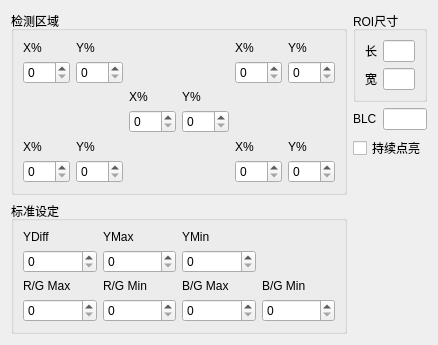
<?xml version="1.0" encoding="UTF-8"?>
<ui version="4.0">
 <class>ConfWidget</class>
 <widget class="QWidget" name="ConfWidget">
  <property name="geometry">
   <rect>
    <x>0</x>
    <y>0</y>
    <width>435</width>
    <height>345</height>
   </rect>
  </property>
  <property name="windowTitle">
   <string>Form</string>
  </property>
  <layout class="QGridLayout" name="gridLayout_4">
   <item row="1" column="0">
    <widget class="QGroupBox" name="groupBox_2">
     <property name="sizePolicy">
      <sizepolicy hsizetype="Expanding" vsizetype="Preferred">
       <horstretch>0</horstretch>
       <verstretch>0</verstretch>
      </sizepolicy>
     </property>
     <property name="title">
      <string>标准设定</string>
     </property>
     <layout class="QGridLayout" name="gridLayout_2">
      <item row="2" column="0">
       <widget class="QLabel" name="label_15">
        <property name="text">
         <string>R/G Max</string>
        </property>
       </widget>
      </item>
      <item row="0" column="1">
       <widget class="QLabel" name="label_11">
        <property name="text">
         <string>YMax</string>
        </property>
       </widget>
      </item>
      <item row="0" column="0">
       <widget class="QLabel" name="label_12">
        <property name="text">
         <string>YDiff</string>
        </property>
       </widget>
      </item>
      <item row="0" column="2">
       <widget class="QLabel" name="label_13">
        <property name="text">
         <string>YMin</string>
        </property>
       </widget>
      </item>
      <item row="2" column="2">
       <widget class="QLabel" name="label_17">
        <property name="text">
         <string>B/G Max</string>
        </property>
       </widget>
      </item>
      <item row="2" column="3">
       <widget class="QLabel" name="label_18">
        <property name="text">
         <string>B/G Min</string>
        </property>
       </widget>
      </item>
      <item row="2" column="1">
       <widget class="QLabel" name="label_16">
        <property name="text">
         <string>R/G Min</string>
        </property>
       </widget>
      </item>
      <item row="1" column="1">
       <widget class="QSpinBox" name="m_spinBoxYMax">
        <property name="maximum">
         <number>100</number>
        </property>
       </widget>
      </item>
      <item row="1" column="2">
       <widget class="QSpinBox" name="m_spinBoxYMin">
        <property name="maximum">
         <number>100</number>
        </property>
       </widget>
      </item>
      <item row="1" column="0">
       <widget class="QSpinBox" name="m_spinBoxYDiff">
        <property name="maximum">
         <number>100</number>
        </property>
       </widget>
      </item>
      <item row="3" column="0">
       <widget class="QSpinBox" name="m_spinBoxRGRatioMax">
        <property name="maximum">
         <number>200</number>
        </property>
       </widget>
      </item>
      <item row="3" column="1">
       <widget class="QSpinBox" name="m_spinBoxRGRatioMin">
        <property name="maximum">
         <number>100</number>
        </property>
       </widget>
      </item>
      <item row="3" column="2">
       <widget class="QSpinBox" name="m_spinBoxBGRatioMax">
        <property name="maximum">
         <number>200</number>
        </property>
       </widget>
      </item>
      <item row="3" column="3">
       <widget class="QSpinBox" name="m_spinBoxBGRatioMin">
        <property name="maximum">
         <number>100</number>
        </property>
       </widget>
      </item>
     </layout>
    </widget>
   </item>
   <item row="0" column="1">
    <layout class="QVBoxLayout" name="verticalLayout">
     <item>
      <widget class="QGroupBox" name="groupBox_3">
       <property name="sizePolicy">
        <sizepolicy hsizetype="Expanding" vsizetype="Preferred">
         <horstretch>0</horstretch>
         <verstretch>0</verstretch>
        </sizepolicy>
       </property>
       <property name="title">
        <string>ROI尺寸</string>
       </property>
       <layout class="QGridLayout" name="gridLayout_3">
        <item row="0" column="0">
         <widget class="QLabel" name="label_19">
          <property name="text">
           <string>长</string>
          </property>
         </widget>
        </item>
        <item row="0" column="1">
         <widget class="QLineEdit" name="m_edtROIWidth"/>
        </item>
        <item row="1" column="0">
         <widget class="QLabel" name="label_20">
          <property name="text">
           <string>宽</string>
          </property>
         </widget>
        </item>
        <item row="1" column="1">
         <widget class="QLineEdit" name="m_edtROIHeight"/>
        </item>
       </layout>
       <zorder>m_edtROIWidth</zorder>
       <zorder>label_19</zorder>
       <zorder>m_edtROIHeight</zorder>
       <zorder>label_20</zorder>
      </widget>
     </item>
     <item>
      <layout class="QHBoxLayout" name="horizontalLayout">
       <item>
        <widget class="QLabel" name="label_21">
         <property name="text">
          <string>BLC</string>
         </property>
        </widget>
       </item>
       <item>
        <widget class="QLineEdit" name="m_edtBLC"/>
       </item>
      </layout>
     </item>
     <item>
      <widget class="QCheckBox" name="m_boxContinue">
       <property name="text">
        <string>持续点亮</string>
       </property>
      </widget>
     </item>
     <item>
      <spacer name="verticalSpacer">
       <property name="orientation">
        <enum>Qt::Vertical</enum>
       </property>
       <property name="sizeHint" stdset="0">
        <size>
         <width>20</width>
         <height>40</height>
        </size>
       </property>
      </spacer>
     </item>
    </layout>
   </item>
   <item row="0" column="2">
    <spacer name="horizontalSpacer">
     <property name="orientation">
      <enum>Qt::Horizontal</enum>
     </property>
     <property name="sizeHint" stdset="0">
      <size>
       <width>40</width>
       <height>20</height>
      </size>
     </property>
    </spacer>
   </item>
   <item row="0" column="0">
    <widget class="QGroupBox" name="groupBox">
     <property name="sizePolicy">
      <sizepolicy hsizetype="Expanding" vsizetype="Preferred">
       <horstretch>0</horstretch>
       <verstretch>0</verstretch>
      </sizepolicy>
     </property>
     <property name="title">
      <string>检测区域</string>
     </property>
     <layout class="QGridLayout" name="gridLayout">
      <item row="1" column="0">
       <widget class="QSpinBox" name="m_spinBoxShading1X">
        <property name="maximum">
         <number>100</number>
        </property>
       </widget>
      </item>
      <item row="1" column="6">
       <widget class="QSpinBox" name="m_spinBoxShading3Y">
        <property name="maximum">
         <number>100</number>
        </property>
       </widget>
      </item>
      <item row="1" column="5">
       <widget class="QSpinBox" name="m_spinBoxShading3X">
        <property name="maximum">
         <number>100</number>
        </property>
       </widget>
      </item>
      <item row="5" column="1">
       <widget class="QSpinBox" name="m_spinBoxShading2Y">
        <property name="maximum">
         <number>100</number>
        </property>
       </widget>
      </item>
      <item row="1" column="1">
       <widget class="QSpinBox" name="m_spinBoxShading1Y">
        <property name="maximum">
         <number>100</number>
        </property>
       </widget>
      </item>
      <item row="4" column="0">
       <widget class="QLabel" name="label_6">
        <property name="text">
         <string>X%</string>
        </property>
       </widget>
      </item>
      <item row="4" column="1">
       <widget class="QLabel" name="label_5">
        <property name="text">
         <string>Y%</string>
        </property>
       </widget>
      </item>
      <item row="4" column="5">
       <widget class="QLabel" name="label_8">
        <property name="text">
         <string>X%</string>
        </property>
       </widget>
      </item>
      <item row="0" column="0">
       <widget class="QLabel" name="label">
        <property name="text">
         <string>X%</string>
        </property>
       </widget>
      </item>
      <item row="0" column="1">
       <widget class="QLabel" name="label_2">
        <property name="text">
         <string>Y%</string>
        </property>
       </widget>
      </item>
      <item row="0" column="6">
       <widget class="QLabel" name="label_3">
        <property name="text">
         <string>Y%</string>
        </property>
       </widget>
      </item>
      <item row="0" column="5">
       <widget class="QLabel" name="label_4">
        <property name="text">
         <string>X%</string>
        </property>
       </widget>
      </item>
      <item row="2" column="3">
       <widget class="QLabel" name="label_9">
        <property name="text">
         <string>X%</string>
        </property>
       </widget>
      </item>
      <item row="2" column="4">
       <widget class="QLabel" name="label_10">
        <property name="text">
         <string>Y%</string>
        </property>
       </widget>
      </item>
      <item row="4" column="6">
       <widget class="QLabel" name="label_7">
        <property name="text">
         <string>Y%</string>
        </property>
       </widget>
      </item>
      <item row="5" column="0">
       <widget class="QSpinBox" name="m_spinBoxShading2X">
        <property name="maximum">
         <number>100</number>
        </property>
       </widget>
      </item>
      <item row="5" column="5">
       <widget class="QSpinBox" name="m_spinBoxShading4X">
        <property name="maximum">
         <number>100</number>
        </property>
       </widget>
      </item>
      <item row="5" column="6">
       <widget class="QSpinBox" name="m_spinBoxShading4Y">
        <property name="maximum">
         <number>100</number>
        </property>
       </widget>
      </item>
      <item row="3" column="4">
       <widget class="QSpinBox" name="m_spinBoxShading0Y">
        <property name="maximum">
         <number>100</number>
        </property>
       </widget>
      </item>
      <item row="3" column="3">
       <widget class="QSpinBox" name="m_spinBoxShading0X">
        <property name="maximum">
         <number>100</number>
        </property>
       </widget>
      </item>
     </layout>
    </widget>
   </item>
  </layout>
  <action name="m_actionFollowTheValue">
   <property name="text">
    <string>Follow the value</string>
   </property>
   <property name="toolTip">
    <string>Follow the value</string>
   </property>
  </action>
 </widget>
 <resources/>
 <connections/>
</ui>
